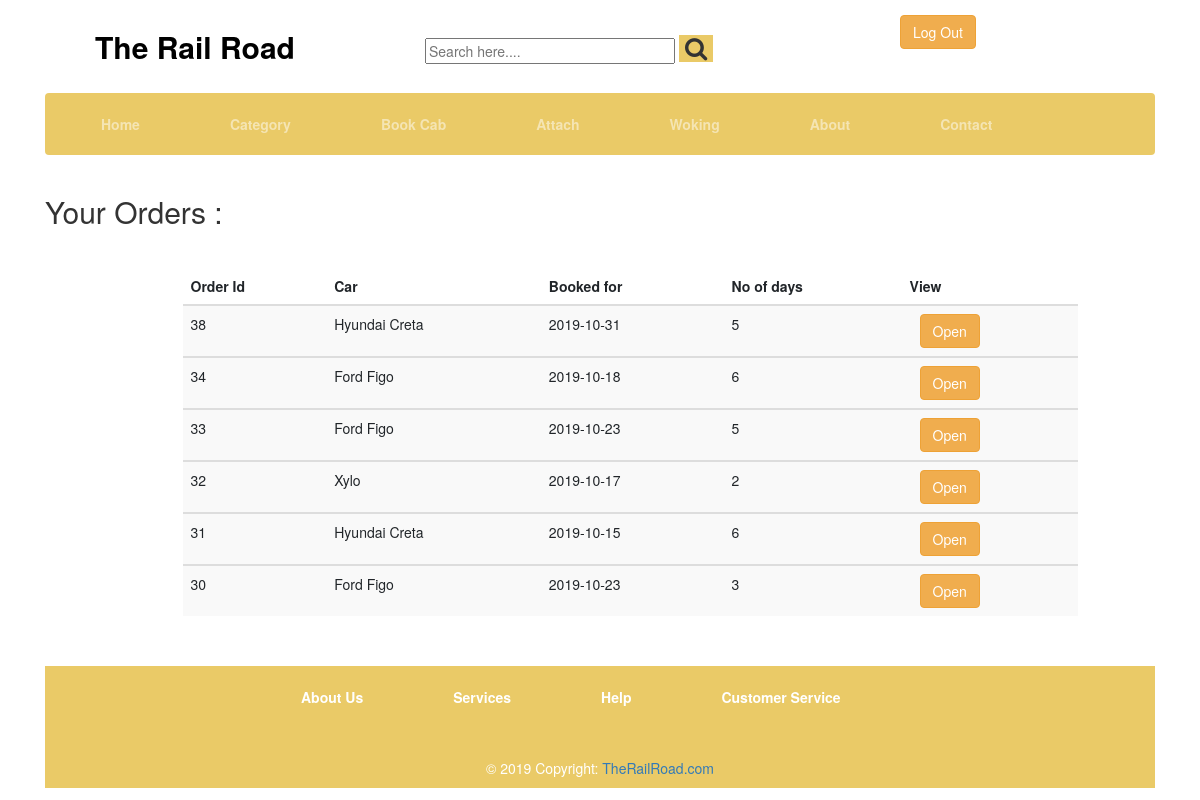
Page /cusorder.php (signed in) on the committed database.
### tables this page shows
CREATE TABLE `orders` (
  `oid` int(100) NOT NULL,
  `cusid` int(100) NOT NULL,
  `carid` int(100) NOT NULL,
  `cdivid` int(100) NOT NULL,
  `date` date NOT NULL,
  `days` int(100) NOT NULL,
  `address` varchar(100) NOT NULL,
  `status` varchar(100) NOT NULL
);

CREATE TABLE `cars` (
  `cid` int(100) NOT NULL,
  `drivid` int(100) NOT NULL,
  `cname` varchar(100) NOT NULL,
  `cyear` int(100) NOT NULL,
  `ctype` varchar(100) NOT NULL,
  `cdays` int(100) NOT NULL,
  `cprice` int(100) NOT NULL,
  `image` varchar(100) NOT NULL
);

### cusorder.php (the view, shortened to what this page needs)
<?php
include 'header3.php';
include 'dbconnections.php';
$sql= "SELECT orders.oid AS Order_id, cars.cname AS car, orders.date AS bdate, orders.days AS days from orders JOIN cars ON orders.carid=cars.cid WHERE orders.cusid=$customerid ORDER BY Order_id DESC";
		$res=mysqli_query($con,$sql);
?>
<!DOCTYPE html>
<html>
<head>
  <link rel="stylesheet" href="https://maxcdn.bootstrapcdn.com/bootstrap/3.4.0/css/bootstrap.min.css">
</head>
<body>
<div class = "container">
  <h2>Your Orders :</h2>
      <div class="col col-md-1 mt-5 ml-4"></div>
      <div class="col col-md-10 mt-5 ml-4">
  <table class="table table-striped">
    <thead>
      <tr>
        <th>Order Id</th>
        <th>Car</th>
        <th>Booked for</th>
        <th>No of days</th>
        <th>View</th>
      </tr>
    </thead>
	  <?php
		while ($row=mysqli_fetch_array($res)) {
		$orderid= $row['Order_id'];
		$car= $row['car'];
		$date= $row['bdate'];
		$days= $row['days'];
		?>
 <tbody>
      <tr>
        <td><?php echo $orderid; ?></td>
        <td><?php echo $car; ?></td>
        <td><?php echo $date; ?></td>
        <td><?php echo $days; ?></td>
        <td><a href="cusorderstatus.php?id=<?php echo $orderid;?>"><button class="btn btn-warning ml-3">Open</button></a></td>
      </tr>
    </tbody>
    <?php } ?>
  </table>
</div>
</div>
    <div class="col col-md-1 mt-5 ml-4"></div>
<?php include 'footer.php'; ?>
</body>
</html>

### rows in the picture
orders: oid "38", carid.cname "Hyundai Creta", date "2019-10-31", days "5"
orders: oid "34", carid.cname "Ford Figo", date "2019-10-18", days "6"
orders: oid "33", carid.cname "Ford Figo", date "2019-10-23", days "5"
orders: oid "32", carid.cname "Xylo", date "2019-10-17", days "2"
orders: oid "31", carid.cname "Hyundai Creta", date "2019-10-15", days "6"
orders: oid "30", carid.cname "Ford Figo", date "2019-10-23", days "3"
